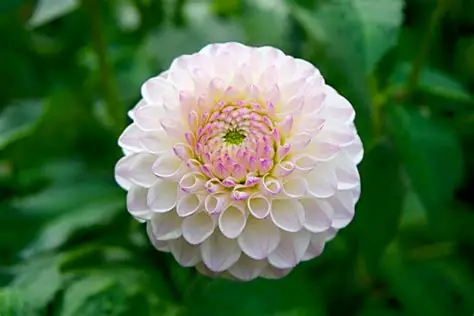
#> input picture example.jpg, 474 x 316 px
$ python activity1.py   (older library calls are emulated)
#> lines starting #> are read from the running program, lines starting #| are printed output that depends on the picture
import cv2
import numpy as np
import matplotlib.pyplot as plt
def display_image(title, image):
    plt.figure(figsize=(8,8))
    if len(image.shape)==2:
        plt.imshow(image, cmap='gray')
    else:
        plt.imshow(cv2.cvtColor(image, cv2.COLOR_BGR2RGB))
    plt.title(title)
    plt.axis('off')
    plt.show()
def interactive_edge_detection(image_path):
#> called with image_path = 'example.jpg'
    image=cv2.imread(image_path)
#> image is the input picture: shape (316, 474, 3); mean B, G, R 68.4, 108.6, 74.8
    if image is None:
        print("Error: Image not found.")
        return
    gray_image=cv2.cvtColor(image, cv2.COLOR_BGR2RGB)
    display_image("Original Grayscale Image", gray_image)
    print("Select an option: ")
    print("1. Sobel Edge Detection")
    print("2. Canny Edge Detection")
    print("3. Laplacian Edge Detection")
    print("4. Gaussian Smoothing")
    print("5. Median Filtering")
    print("6. Exit")
    while True:
        choice=input("Enter your choice from between 1 - 6:  ")
        if choice == "1":
            sobelx=cv2.Sobel(gray_image, cv2.CV_64F, 1, 0, ksize=3)
            sobely=cv2.Sobel(gray_image, cv2.CV_64F, 0, 1, ksize=3)
            combined_sobel=cv2.bitwise_or(sobelx.astype(np.uint8), sobely.astype(np.uint8))
            display_image("Sobel Edge Detection", combined_sobel)
        elif choice == "2":
            print("Adjust thresholds for canny (default: 100 and 200)")
            lower_thresh=int(input("Enter lower threshold"))
            upper_thresh=int(input("Enter upper threshold"))
            edges= cv2.Canny(gray_image, lower_thresh, upper_thresh)
            display_image("Canny edge detections", edges)
        elif choice =="3":
            laplacian=cv2.Laplacian(gray_image, cv2.CV_64F)
            display_image("Laplacian Edge Detection", np.abs(laplacian).astype(np.uint8))
        elif choice == "4":
            print("Adjust Kernel size for Gaussian blur (must be odd, default: 5)")
            kernel_size=int(input())
            blurred=cv2.GaussianBlur(gray_image, (kernel_size, kernel_size), 0)
            display_image("Gaussian Smoothing", blurred)
        elif choice == "5":
            print("Adjust Kernel size for Median filter (must be odd, default: 5)")
            kernel_size=int(input())
            median_filtered=cv2.medianBlur(image, kernel_size)
            display_image("Median Filtering", median_filtered)
        elif choice == "6":
            print("Exiting the program.")
            break
        else:
            print("Invalid choice. Please select a valid option.")
#> this loop made 7 passes; the answer given on pass 1: 1
#> pass 1, in interactive_edge_detection, `sobelx=cv2.Sobel(gray_image, cv2.CV_64F, 1, 0, ksize=3)`:
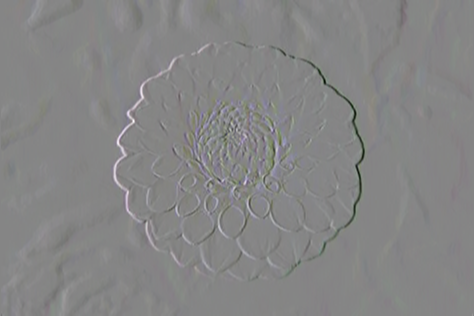
#> sobelx: shape (316, 474, 3) float64; mean R, G, B -0.3, -0.5, -0.3; drawn with min black and max white
#> pass 1, in interactive_edge_detection, `sobely=cv2.Sobel(gray_image, cv2.CV_64F, 0, 1, ksize=3)`:
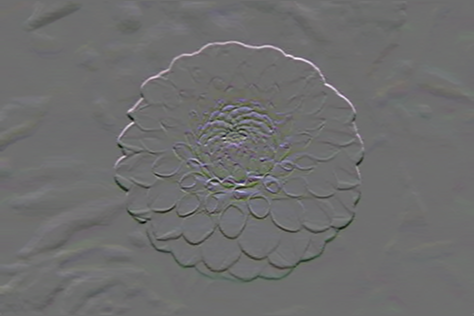
#> sobely: shape (316, 474, 3) float64; mean R, G, B -1.1, -0.8, -1; drawn with min black and max white
#> pass 1, in interactive_edge_detection, `combined_sobel=cv2.bitwise_or(sobelx.astype(np.uint8), sobely.astype(n..`:
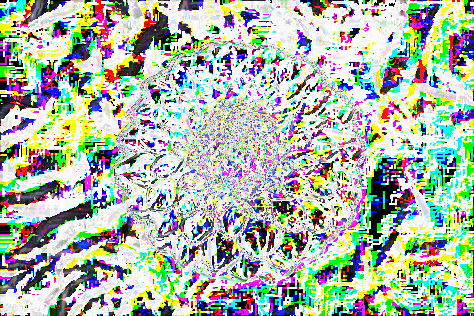
#> combined_sobel: shape (316, 474, 3); mean R, G, B 171.4, 181.7, 169.4
#> pass 1, in display_image (call 2), `plt.show()`:
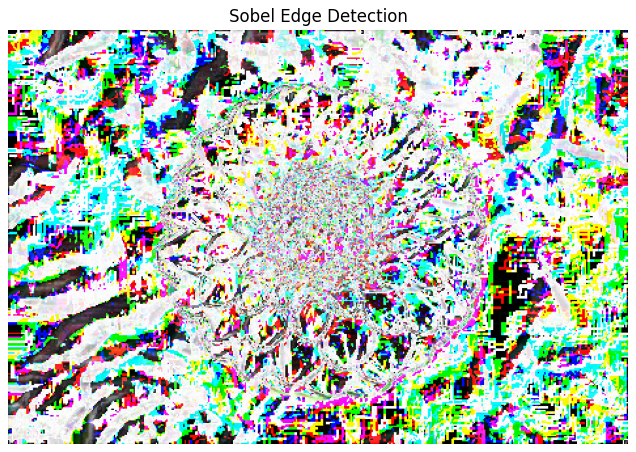
#> figure drawn by matplotlib, 1 panel; B, G, R data is drawn as R, G, B
#> (the run stopped early here; a loop or call above may not have finished)
